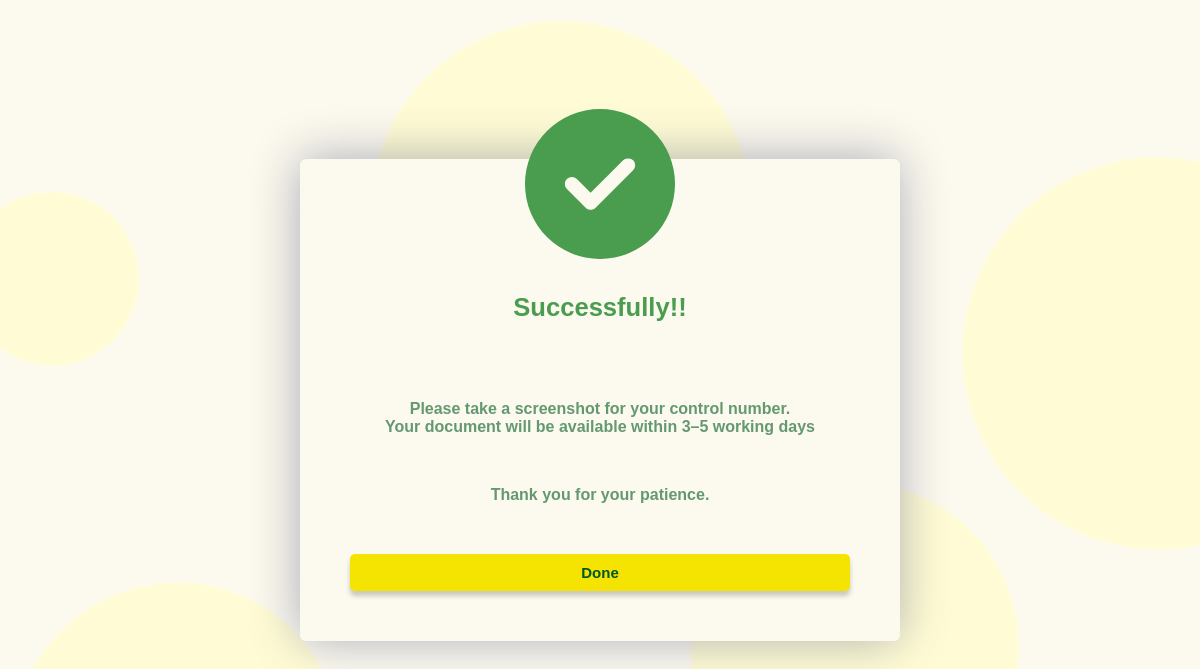
Page /user_login/user_panel/successful.php on the earlier database version.
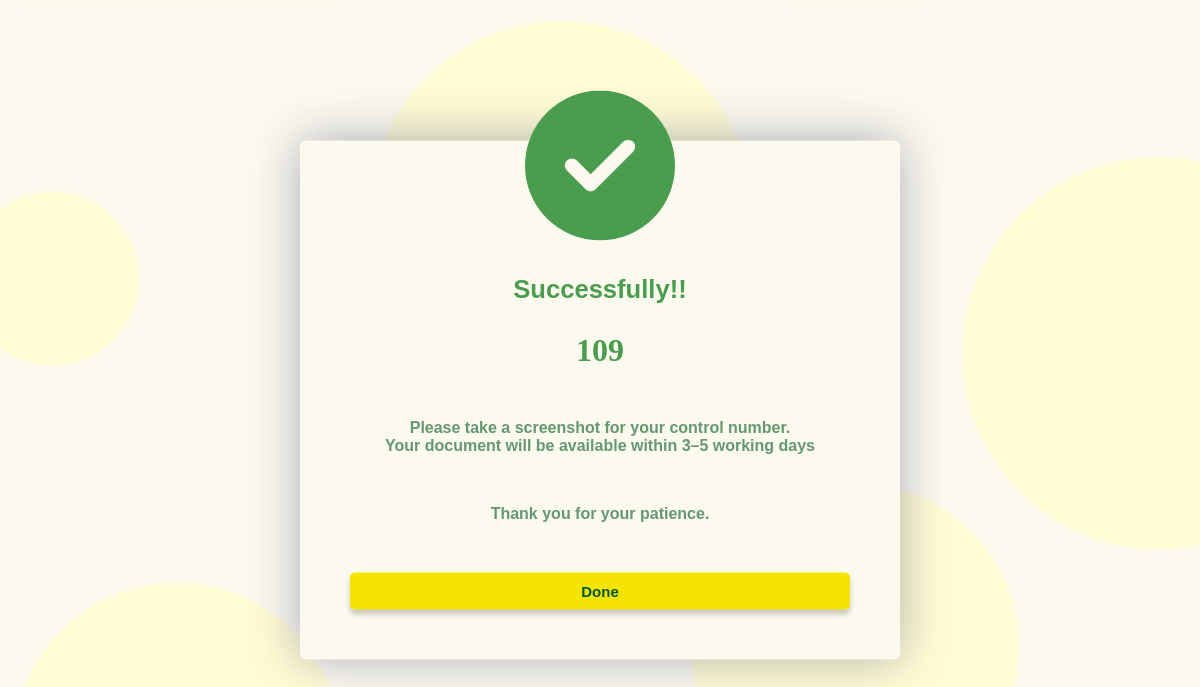
Same page on the later database version.
### tables this page shows
CREATE TABLE `barangay_request` (
  `firstname` varchar(200) NOT NULL,
  `middlename` varchar(200) NOT NULL,
  `lastname` varchar(200) NOT NULL,
  `age` int(200) NOT NULL,
  `request_document` varchar(200) NOT NULL,
  `house_number` varchar(200) NOT NULL,
  `sitio_pook` varchar(200) NOT NULL,
  `birthday` date NOT NULL,
  `place_of_birth` varchar(200) NOT NULL,
  `contact_no` varchar(200) NOT NULL,
  `contact_person` varchar(200) NOT NULL,
  `contact_no_contact_person` varchar(200) NOT NULL,
  `live_since_year` varchar(200) NOT NULL,
  `purpose` varchar(200) NOT NULL,
  `status` int(200) NOT NULL,
  `gender` varchar(200) NOT NULL,
  `date_request` date NOT NULL,
  `business_name` varchar(200) NOT NULL,
  `profile` varchar(200) NOT NULL,
  `user_id` int(11) NOT NULL,
  `id` int(11) NOT NULL
);

### user_login/user_panel/successful.php (the view, shortened to what this page needs)
<?php
     require('../../database/conn_db.php');
     $sql = "SELECT * FROM user_account as u LEFT JOIN barangay_request as r ON u.user_id = r.user_id ORDER BY r.id DESC ";
     $result = mysqli_query($conn, $sql);
     if (mysqli_num_rows($result) > 0){
        $row = mysqli_fetch_array($result);
     }
?>
<!DOCTYPE html>
<html lang="en">
<head>
    <link rel = "stylesheet" href = "style_user/style_succ.css.css">
    <link rel="stylesheet" href="https://cdnjs.cloudflare.com/ajax/libs/font-awesome/6.5.1/css/all.min.css" />
</head>
</head>
<body >
    <div class = "container">
    <div class = "popup" id = "popup">
        <h2>Successfully!!</h2>
        <br>
        <h1><?php echo $row['id'] ;?></h1>
        <p>Please take a screenshot for your control number. <br> Your document will be available within 3–5 working days</p>
        <p>Thank you for your patience.</p>
        <button type = "button" class = "btn" onclick = "closepopup()">Done</button>
    </div>
    </div>
</body>
</html>

Differences in the rows shown:
added barangay_request: id "109"
